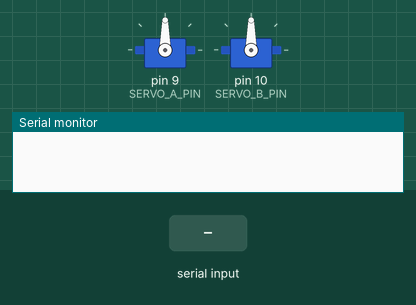
Simulated run of this sketch. Board: Arduino Uno, built with avr-gcc and run on an emulated ATmega328P. On the bench: 2 × servo, the last lines printed to the serial monitor. The test bench sets the inputs (shaded band).

Above: at 1.2 s.
1.3 s: "A,45\n" received over Serial
At 2.3 s:
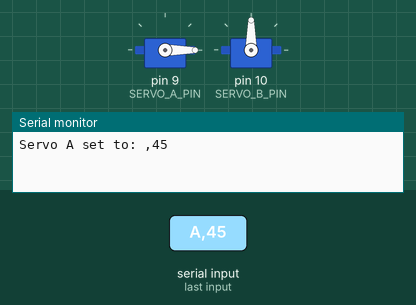
2.8 s: "B,45\n" received over Serial
At 3.5 s:
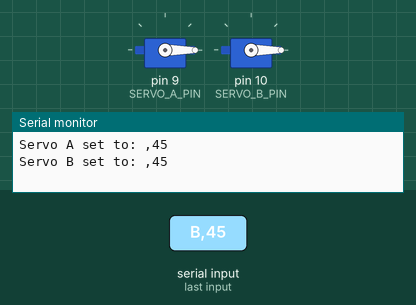
4.3 s: "A90\n" received over Serial
At 4.6 s:
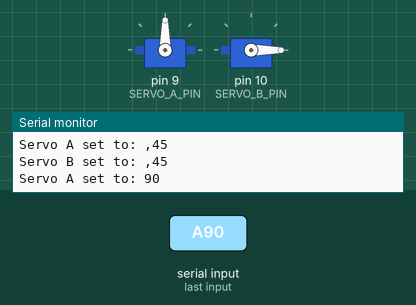
5.8 s: "A\n" received over Serial
At 6.8 s:
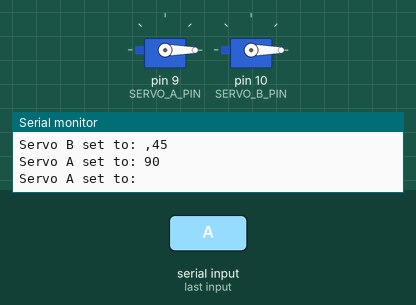
Timing chart, 0 to 8.3 s (numbered marks = the images above; inputs shaded):
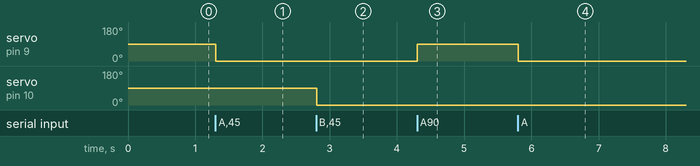

Measured:
- after the input at 1.3 s, servo on pin 9 (SERVO_A_PIN): 90° → 0° at once
- after the input at 2.8 s, servo on pin 10 (SERVO_B_PIN): 90° → 0° at once
- after the input at 4.3 s, servo on pin 9 (SERVO_A_PIN): 0° → 90° at once
- after the input at 5.8 s, servo on pin 9 (SERVO_A_PIN): 90° → 0° at once

The sketch:

servo_controller.ino
```cpp
//#include "ServoController.h"
//#include "SerialCommand.h"
#include <string.h>
#include <Servo.h>

const int SERVO_A_PIN = 9;
const int SERVO_B_PIN = 10;

Servo servoA;
Servo servoB;

int pos = 0;

void setup()
{
    Serial.begin(9600);

    servoA.attach(SERVO_A_PIN);
    servoB.attach(SERVO_B_PIN);


}

void loop()
{
	if (Serial.available() > 0) {
        String input = Serial.readStringUntil('\n');
        input.trim();

        if (input.substring(1).toInt() >= 0 && input.substring(1).toInt() <= 180) {
            if (input.charAt(0) == 'A') {
                servoA.write(input.substring(1).toInt());
                Serial.print("Servo A set to: ");
                Serial.println(input.substring(1));
            } else if (input.charAt(0) == 'B') {
                servoB.write(input.substring(1).toInt());
                Serial.print("Servo B set to: ");
                Serial.println(input.substring(1));
            }
        } else {
            Serial.println("ERROR");
        }
    }
}
```
